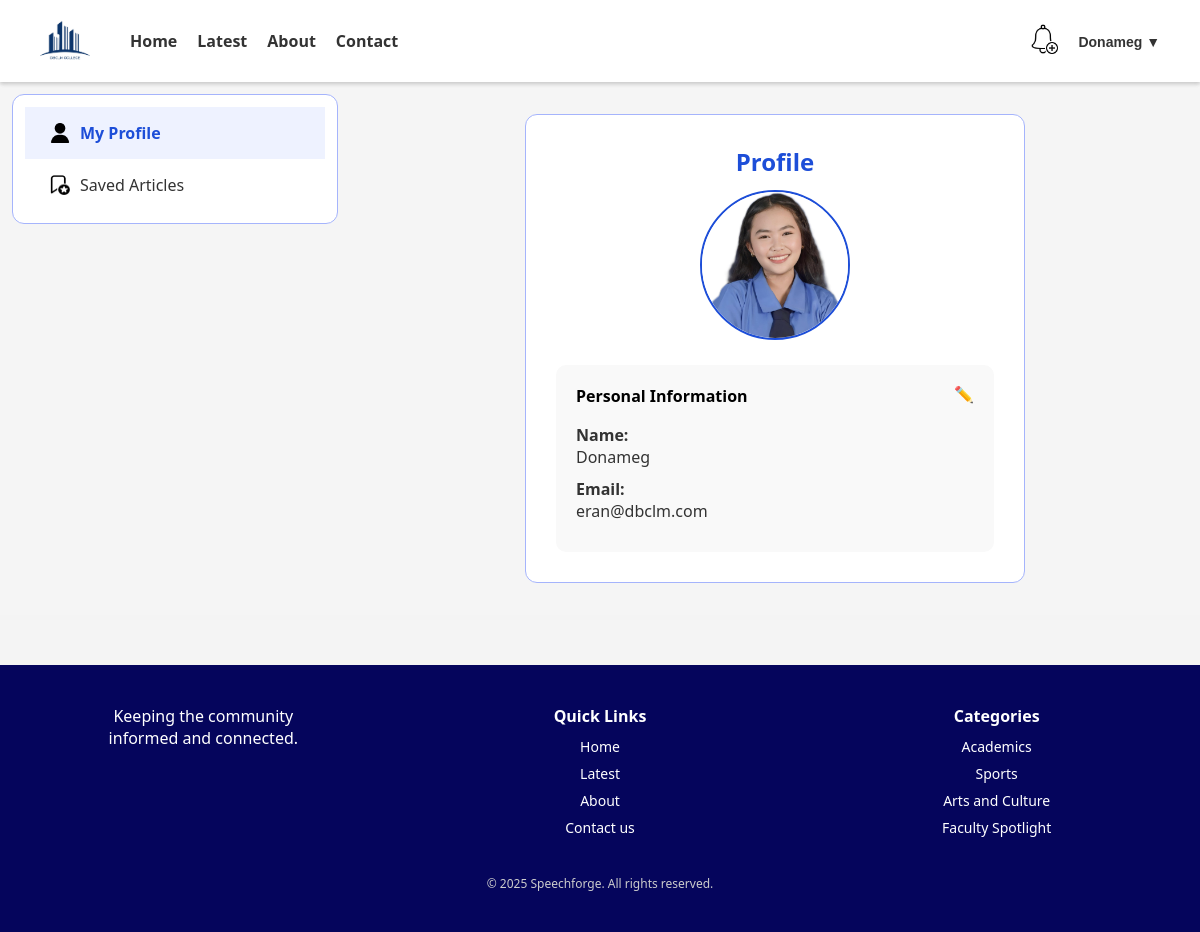
The app's page /profile.php (signed in), older data.
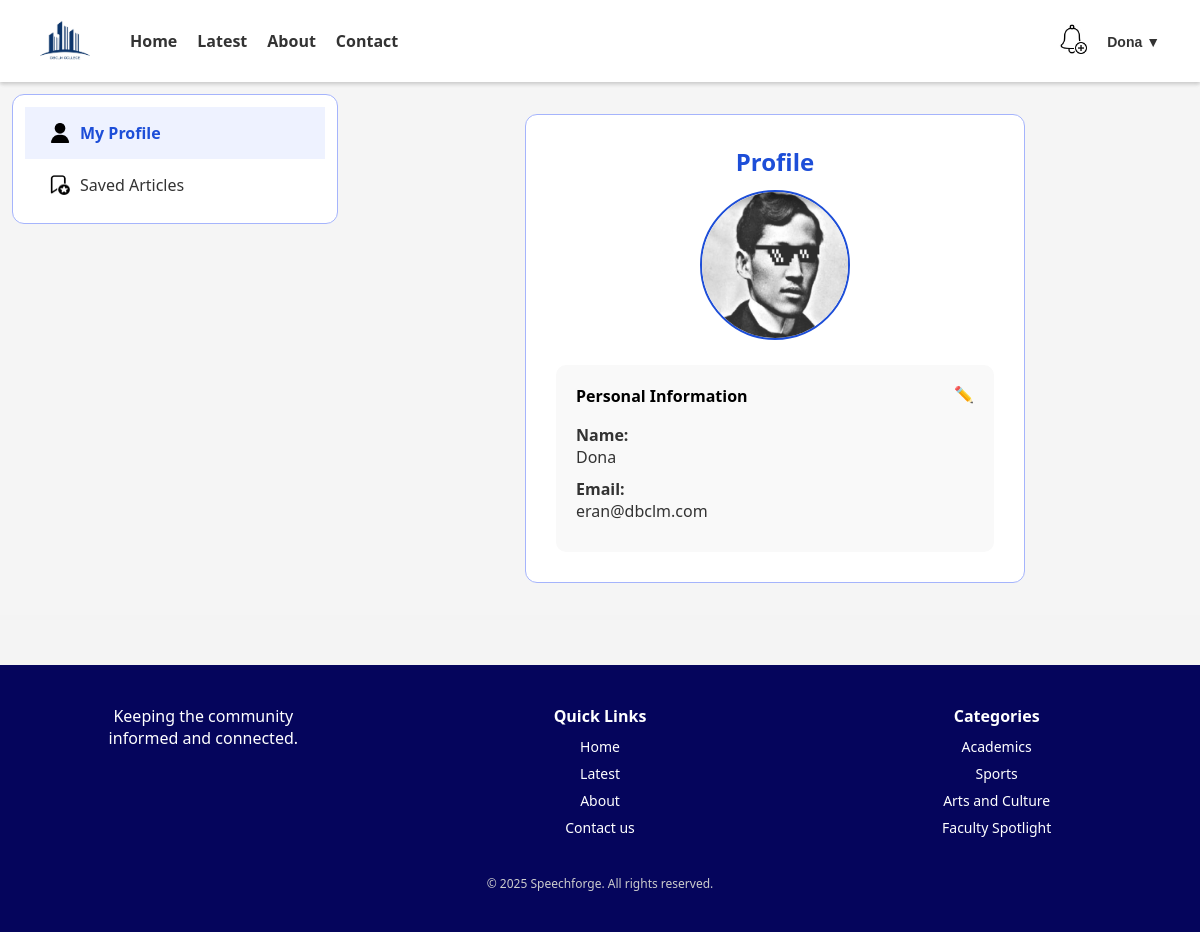
The same page, newer data.
### tables this page shows
CREATE TABLE `users` (
  `id` int NOT NULL,
  `role` enum('Student','Teacher') NOT NULL DEFAULT 'Student',
  `full_name` varchar(100) NOT NULL,
  `email` varchar(100) NOT NULL,
  `password` varchar(255) NOT NULL,
  `institute` varchar(100) NOT NULL,
  `created_at` timestamp NOT NULL DEFAULT CURRENT_TIMESTAMP,
  `profile_picture` varchar(255) DEFAULT NULL
);

### profile.php (the view, shortened to what this page needs)
<?php
include 'db_final.php';
$user_id = $_SESSION['user_id'];
$query = "SELECT full_name FROM users WHERE id = ?";
$stmt = $conn->prepare($query);
$stmt->bind_param("i", $user_id);
if (!$stmt->execute()) {
    die("Error executing the query: {$stmt->error}");
}
$stmt->bind_result($full_name);
?>
<!DOCTYPE html>
<html lang="en">
<head>
    <link rel="stylesheet" href="global.css">
    <link rel="stylesheet" href="profile.css">
</head>
<body>
    <div class="layout">
        <header class="header">
            <?php require_once 'components/header.php'; ?>
        </header>
        <aside class="sidebar">
            <div>
                <ul>
                    <li class="active">
                        <img src="finaluser.png" alt="Profile">
                        <span>My Profile</span>
                    </li>
                    <li>
                        <img src="finalsave.png" alt="Saved">
                        <span>Saved Articles</span>
                    </li>
                </ul>
            </div>
        </aside>
        <main class="main-content">
            <?php
            $query = "SELECT full_name, email, password, profile_picture FROM users WHERE id = ?";
            $stmt = $conn->prepare($query);
            $stmt->bind_param("i", $user_id);
            $stmt->execute();
            $stmt->bind_result($full_name, $email, $password, $profile_picture);
            ?>
            <div class="profile-container">
                <div class="profile_header">
                    <h2>Profile</h2>
                </div>
                <div class="profile-picture-section">
                    <img src="<?= 'uploads/profile_pictures/' . htmlspecialchars($profile_picture); ?>"
                        alt="Profile Picture" class="p0">
                </div>
                <div class="personal-info-section">
                    <div class="p5">
                        <div>
                            <h4>Personal Information</h4>
                        </div>
                        <div>
                            <button type="button" class="edit-button p2"
                                style="cursor: pointer; border: none; background-color:#f9f9f9; font-size: 16px;">✏️</button>
                        </div>
                    </div>
                    <p><strong>Name:</strong><br><?= htmlspecialchars($full_name); ?></p>
                    <p><strong>Email:</strong><br><?= htmlspecialchars($email); ?></p>
                </div>
            </div>
        </main>
        <footer class="footer">
            <?php require_once 'components/footer.php'; ?>
        </footer>
    </div>
</body>
</html>

### components/header.php (shortened to what this page needs)
<?php
$full_name = $full_name ?? 'Guest';
?>
<link rel="stylesheet" href="header.css">
<header class="navbar">
  <div class="logo">
    <img src="FinalLogo.jpg" alt="DBCLM Logo">
  </div>
  <nav class="nav-links">
    <a href="newsfeed.php">Home</a>
    <a href="#">Latest</a>
    <a href="aboutus.php">About</a>
    <a href="contactus.php">Contact</a>
  </nav>
  <div class="navbar-right">
    <div class="notification-wrapper">
      <img src="bell.jpg" alt="Notifications" class="icon-bell" id="notif-bell">
    </div>
    <div class="user-dropdown">
      <button class="user-label" onclick="toggleUserMenu()">
        <?php echo htmlspecialchars($full_name ?? ''); ?> &#x25BC;
      </button>
    </div>
  </div>
</header>

### components/footer.php (shortened to what this page needs)
<footer class="site-footer">
  <div class="footer-container">
    <div class="footer-about">
      <p>Keeping the community<br>informed and connected.</p>
    </div>
    <div class="footer-links">
      <h4>Quick Links</h4>
      <ul>
        <li>Home</li>
        <li>Latest</li>
        <li>About</li>
        <li>Contact us</li>
      </ul>
    </div>
    <div class="footer-links">
      <h4>Categories</h4>
      <ul>
        <li>Academics</li>
        <li>Sports</li>
        <li>Arts and Culture</li>
        <li>Faculty Spotlight</li>
      </ul>
    </div>
  </div>
  <div class="footer-bottom">
    <p>© 2025 Speechforge. All rights reserved.</p>
  </div>
</footer>

### global.css (style rules this page uses)
* { box-sizing: border-box; margin: 0; padding: 0; }
body { font-family: 'Segoe UI', sans-serif; background: #f5f5f5; min-height: 100vh; display: flex; flex-direction: column; }
.layout { display: grid; grid-template-areas: "header header" "sidebar main" "footer footer"; grid-template-columns: 350px 1fr; grid-template-rows: auto 1fr auto; }
.header { grid-area: header; background-color: #f4f4f4; text-align: center; box-shadow: 0 2px 4px rgba(0, 0, 0, 0.1); position: sticky; top: 0; z-index: 100; }
.sidebar { grid-area: sidebar; padding: 12px; height: fit-content; position: static; top: 5rem; }
.main-content { grid-area: main; padding: 12px; display: flex; flex-direction: column; gap: 12px; }
.footer { grid-area: footer; background-color: #f4f4f4; text-align: center; }
.site-footer { background-color: #05055c; color: white; padding: 40px 20px; margin-top: 50px; text-align: center; }
.footer-container { display: flex; flex-wrap: wrap; justify-content: center; gap: 30px; }
.footer-about, .footer-links { flex: 1 1 200px; }
.footer-links h4 { font-size: 16px; margin-bottom: 10px; }
.footer-links ul { list-style: none; padding: 0; }
.footer-links li { margin-bottom: 8px; font-size: 14px; }
.footer-bottom { margin-top: 30px; font-size: 12px; color: #ccc; }

### profile.css (style rules this page uses)
.logo { display: flex; align-items: center; gap: 10px; }
.logo img { height: 50px; }
.nav-links { display: flex; gap: 20px; margin-left: 40px; flex-wrap: wrap; }
.nav-links a, .navbar-right a { text-decoration: none; color: black; font-weight: bold; }
.navbar-right { display: flex; margin-left: auto; gap: 10px; align-items: center; }
.icon-bell { width: 30px; height: 30px; }
.user-label { font-weight: bold; font-size: 14px; }
.sidebar { border: 1px solid #a5b4fc; border-radius: 12px; padding: 12px; margin: 12px; background-color: white; }
.sidebar ul { list-style: none; }
.sidebar li { display: flex; align-items: center; padding: 15px 25px; gap: 10px; cursor: pointer; color: #333; font-weight: 500; transition: 0.2s; }
.sidebar li.active { color: #1d4ed8; font-weight: 600; background-color: #eef2ff; }
.sidebar img { width: 20px; height: 20px; }
.profile-container { display: flex; flex-direction: column; align-items: center; margin: 20px auto; padding: 30px; width: 500px; border: 1px solid #a5b4fc; border-radius: 12px; background-color: white; }
.profile-picture-section { text-align: center; margin-bottom: 20px; }
.p0 { width: 150px; height: 150px; object-fit: cover; border-radius: 100%; border: 2px solid #1d4ed8; }
.profile_header h2 { font-size: 24px; font-weight: bold; color: #1d4ed8; margin-bottom: 12px }
.p2 { display: flex; align-content: center; justify-content: space-between; font-weight: 600; margin-bottom: 20px; }
.p5 { display: flex; align-content: center; justify-content: space-between; }
.personal-info-section { width: 100%; background: #f9f9f9; padding: 20px; border-radius: 10px; }
.personal-info-section p { font-size: 16px; color: #333; margin-bottom: 10px; }

### header.css (style rules this page uses)
.navbar { display: flex; align-items: center; justify-content: space-between; padding: 1rem 2.5rem; background-color: white; box-shadow: 0 2px 4px rgba(0, 0, 0, 0.1); position: sticky; top: 0; z-index: 100; }
.logo { display: flex; align-items: center; gap: 0.625rem; }
.logo img { height: 3.125rem; }
.nav-links { display: flex; gap: 1.25rem; margin-left: 2.5rem; }
.nav-links a, .navbar-right a { text-decoration: none; color: #333; font-weight: 600; transition: color 0.2s ease; }
.navbar-right { display: flex; align-items: center; gap: 1.25rem; }
.icon-bell { width: 1.875rem; height: 1.875rem; cursor: pointer; }
.user-label { font-weight: 600; font-size: 0.875rem; color: #333; border: none; background: none; cursor: pointer; }
.notification-wrapper { position: relative; display: inline-block; }
.user-dropdown { position: relative; display: inline-block; border: none; background: none; }

Row changes from the older to the newer data that the page shows:
changed users "eran@dbclm.com": profile_picture: a different picture; full_name "Donameg" → "Dona"
Text that changed along with them:
$full_name: "Donameg" → "Dona"
